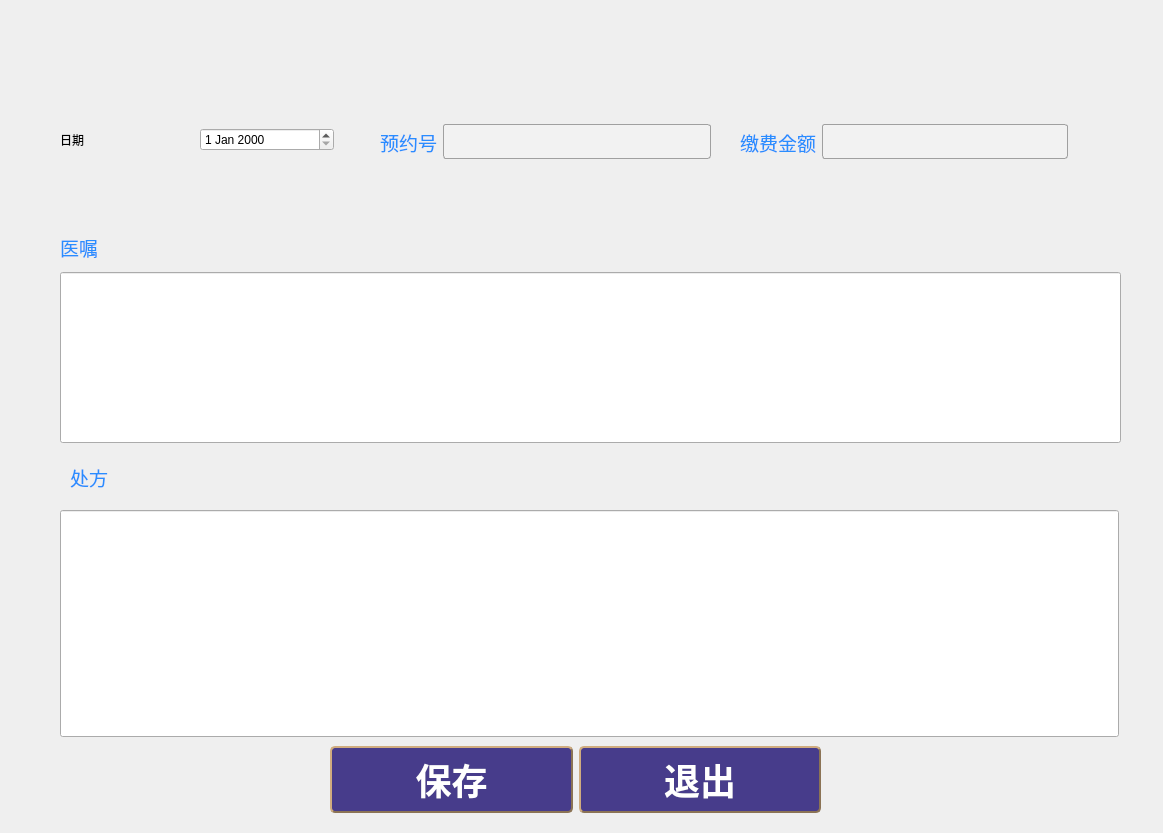
<?xml version="1.0" encoding="UTF-8"?>
<ui version="4.0">
 <class>doctorPAP</class>
 <widget class="QWidget" name="doctorPAP">
  <property name="geometry">
   <rect>
    <x>0</x>
    <y>0</y>
    <width>1163</width>
    <height>833</height>
   </rect>
  </property>
  <property name="windowTitle">
   <string>Form</string>
  </property>
  <widget class="QWidget" name="horizontalLayoutWidget">
   <property name="geometry">
    <rect>
     <x>740</x>
     <y>100</y>
     <width>328</width>
     <height>84</height>
    </rect>
   </property>
   <layout class="QHBoxLayout" name="horizontalLayout">
    <item>
     <widget class="QLabel" name="label_4">
      <property name="styleSheet">
       <string notr="true">* {
	outline: none; /* 去掉有焦点时的虚线 */
}

QDialog {
	background: #D6DBE9; /* 对话框背景色 */
}

QLabel {
	border: 0px solid #298DFF; /* 无边框 */
	border-radius: 3px; /* 边框圆角 */
	color: #298DFF; /* 文本颜色 */
	font-family: &quot;Microsoft YaHei&quot;; /* 文本字体族 */
	font-size: 14pt; /* 文本字体大小 */
}

QLabel:disabled { /* QLabel在禁用时的状态 */
	border: 1px solid #B4B4B4;
	background-color: #CDCDCD;
	color: #B4B4B4;
}

QLabel#PaddingLabel { /* 定义有Padding的QLabel，PaddingLabel为对象名，在QSS中为特定对象定制样式 */
	padding-left: 10px; /* 文本距离左边界有10px */
}

QLabel#ImageLabel { /* 定义有背景图片的QLabel，ImageLabel为对象名，在QSS中为特定对象定制样式 */
	border-image: url(&quot;:/Resource/original&quot;); /* 使用border-image可以自适应QLabel大小 */
	background-color: transparent; /* 不需要背景时可设为透明 */
}
</string>
      </property>
      <property name="text">
       <string>缴费金额</string>
      </property>
     </widget>
    </item>
    <item>
     <widget class="QLineEdit" name="money">
      <property name="styleSheet">
       <string notr="true">* {
	outline: none;
}

QDialog {
	background: #D6DBE9;
}

QLineEdit {
	border: 1px solid #A0A0A0; /* 边框宽度为1px，颜色为#A0A0A0 */
	border-radius: 3px; /* 边框圆角 */
	padding-left: 5px; /* 文本距离左边界有5px */
	background-color: #F2F2F2; /* 背景颜色 */
	color: #A0A0A0; /* 文本颜色 */
	selection-background-color: #A0A0A0; /* 选中文本的背景颜色 */
	selection-color: #F2F2F2; /* 选中文本的颜色 */
	font-family: &quot;Microsoft YaHei&quot;; /* 文本字体族 */
	font-size: 20pt; /* 文本字体大小 */
}

QLineEdit:hover { /* 鼠标悬浮在QLineEdit时的状态 */
	border: 1px solid #298DFF;
	border-radius: 3px;
	background-color: #F2F2F2;
	color: #298DFF;
	selection-background-color: #298DFF;
	selection-color: #F2F2F2;
}

QLineEdit[echoMode=&quot;2&quot;] { /* QLineEdit有输入掩码时的状态 */
	lineedit-password-character: 9679;
	lineedit-password-mask-delay: 2000;
}

QLineEdit:disabled { /* QLineEdit在禁用时的状态 */
	border: 1px solid #CDCDCD;
	background-color: #CDCDCD;
	color: #B4B4B4;
}

QLineEdit:read-only { /* QLineEdit在只读时的状态 */
	background-color: #CDCDCD;
	color: #F2F2F2;
}
</string>
      </property>
     </widget>
    </item>
   </layout>
  </widget>
  <widget class="QWidget" name="horizontalLayoutWidget_2">
   <property name="geometry">
    <rect>
     <x>330</x>
     <y>740</y>
     <width>491</width>
     <height>80</height>
    </rect>
   </property>
   <layout class="QHBoxLayout" name="horizontalLayout_2">
    <item>
     <widget class="QPushButton" name="save">
      <property name="styleSheet">
       <string notr="true">QPushButton
{
	background-color: #473C8B; /*背景色*/ 
	border-style: outset;
	border-width: 2px;
	border-radius:5px; /*边界圆滑*/
	border-color: #8B7355;
	font: bold 36px;
	min-width:2em;
	color:white; /*字体颜色*/
	font-family:华文新魏;
	padding: 5px;
}
 
QPushButton:hover
{
	background-color: rgb(0, 150, 0);
}
 
QPushButton:pressed
{
	background-color: #1E90FF; /*伪状态经过时背景色*/ 
	border-style: inset;
}
QPushButton:!enabled{
	background-color: rgb(100, 100, 100);
	border-style: inset;
}</string>
      </property>
      <property name="text">
       <string>保存</string>
      </property>
     </widget>
    </item>
    <item>
     <widget class="QPushButton" name="exit">
      <property name="styleSheet">
       <string notr="true">QPushButton
{
	background-color: #473C8B; /*背景色*/ 
	border-style: outset;
	border-width: 2px;
	border-radius:5px; /*边界圆滑*/
	border-color: #8B7355;
	font: bold 36px;
	min-width:2em;
	color:white; /*字体颜色*/
	font-family:华文新魏;
	padding: 5px;
}
 
QPushButton:hover
{
	background-color: rgb(0, 150, 0);
}
 
QPushButton:pressed
{
	background-color: #1E90FF; /*伪状态经过时背景色*/ 
	border-style: inset;
}
QPushButton:!enabled{
	background-color: rgb(100, 100, 100);
	border-style: inset;
}</string>
      </property>
      <property name="text">
       <string>退出</string>
      </property>
     </widget>
    </item>
   </layout>
  </widget>
  <widget class="QWidget" name="horizontalLayoutWidget_3">
   <property name="geometry">
    <rect>
     <x>60</x>
     <y>100</y>
     <width>274</width>
     <height>80</height>
    </rect>
   </property>
   <layout class="QHBoxLayout" name="horizontalLayout_3">
    <item>
     <widget class="QLabel" name="label">
      <property name="text">
       <string>日期</string>
      </property>
     </widget>
    </item>
    <item>
     <widget class="QDateEdit" name="date"/>
    </item>
   </layout>
  </widget>
  <widget class="QLabel" name="label_3">
   <property name="geometry">
    <rect>
     <x>60</x>
     <y>180</y>
     <width>1059</width>
     <height>134</height>
    </rect>
   </property>
   <property name="styleSheet">
    <string notr="true">* {
	outline: none; /* 去掉有焦点时的虚线 */
}

QDialog {
	background: #D6DBE9; /* 对话框背景色 */
}

QLabel {
	border: 0px solid #298DFF; /* 无边框 */
	border-radius: 3px; /* 边框圆角 */
	color: #298DFF; /* 文本颜色 */
	font-family: &quot;Microsoft YaHei&quot;; /* 文本字体族 */
	font-size: 14pt; /* 文本字体大小 */
}

QLabel:disabled { /* QLabel在禁用时的状态 */
	border: 1px solid #B4B4B4;
	background-color: #CDCDCD;
	color: #B4B4B4;
}

QLabel#PaddingLabel { /* 定义有Padding的QLabel，PaddingLabel为对象名，在QSS中为特定对象定制样式 */
	padding-left: 10px; /* 文本距离左边界有10px */
}

QLabel#ImageLabel { /* 定义有背景图片的QLabel，ImageLabel为对象名，在QSS中为特定对象定制样式 */
	border-image: url(&quot;:/Resource/original&quot;); /* 使用border-image可以自适应QLabel大小 */
	background-color: transparent; /* 不需要背景时可设为透明 */
}
</string>
   </property>
   <property name="text">
    <string>医嘱</string>
   </property>
  </widget>
  <widget class="QLineEdit" name="notice">
   <property name="geometry">
    <rect>
     <x>60</x>
     <y>272</y>
     <width>1061</width>
     <height>171</height>
    </rect>
   </property>
   <property name="styleSheet">
    <string notr="true">font: 18pt &quot;Ubuntu&quot;;</string>
   </property>
  </widget>
  <widget class="QLabel" name="label_2">
   <property name="geometry">
    <rect>
     <x>70</x>
     <y>450</y>
     <width>1059</width>
     <height>54</height>
    </rect>
   </property>
   <property name="styleSheet">
    <string notr="true">* {
	outline: none; /* 去掉有焦点时的虚线 */
}

QDialog {
	background: #D6DBE9; /* 对话框背景色 */
}

QLabel {
	border: 0px solid #298DFF; /* 无边框 */
	border-radius: 3px; /* 边框圆角 */
	color: #298DFF; /* 文本颜色 */
	font-family: &quot;Microsoft YaHei&quot;; /* 文本字体族 */
	font-size: 14pt; /* 文本字体大小 */
}

QLabel:disabled { /* QLabel在禁用时的状态 */
	border: 1px solid #B4B4B4;
	background-color: #CDCDCD;
	color: #B4B4B4;
}

QLabel#PaddingLabel { /* 定义有Padding的QLabel，PaddingLabel为对象名，在QSS中为特定对象定制样式 */
	padding-left: 10px; /* 文本距离左边界有10px */
}

QLabel#ImageLabel { /* 定义有背景图片的QLabel，ImageLabel为对象名，在QSS中为特定对象定制样式 */
	border-image: url(&quot;:/Resource/original&quot;); /* 使用border-image可以自适应QLabel大小 */
	background-color: transparent; /* 不需要背景时可设为透明 */
}
</string>
   </property>
   <property name="text">
    <string>处方</string>
   </property>
  </widget>
  <widget class="QLineEdit" name="order">
   <property name="geometry">
    <rect>
     <x>60</x>
     <y>510</y>
     <width>1059</width>
     <height>227</height>
    </rect>
   </property>
   <property name="styleSheet">
    <string notr="true">font: 18pt &quot;Ubuntu&quot;;</string>
   </property>
   <property name="text">
    <string/>
   </property>
  </widget>
  <widget class="QWidget" name="horizontalLayoutWidget_4">
   <property name="geometry">
    <rect>
     <x>380</x>
     <y>100</y>
     <width>331</width>
     <height>84</height>
    </rect>
   </property>
   <layout class="QHBoxLayout" name="horizontalLayout_4">
    <item>
     <widget class="QLabel" name="label_5">
      <property name="styleSheet">
       <string notr="true">* {
	outline: none; /* 去掉有焦点时的虚线 */
}

QDialog {
	background: #D6DBE9; /* 对话框背景色 */
}

QLabel {
	border: 0px solid #298DFF; /* 无边框 */
	border-radius: 3px; /* 边框圆角 */
	color: #298DFF; /* 文本颜色 */
	font-family: &quot;Microsoft YaHei&quot;; /* 文本字体族 */
	font-size: 14pt; /* 文本字体大小 */
}

QLabel:disabled { /* QLabel在禁用时的状态 */
	border: 1px solid #B4B4B4;
	background-color: #CDCDCD;
	color: #B4B4B4;
}

QLabel#PaddingLabel { /* 定义有Padding的QLabel，PaddingLabel为对象名，在QSS中为特定对象定制样式 */
	padding-left: 10px; /* 文本距离左边界有10px */
}

QLabel#ImageLabel { /* 定义有背景图片的QLabel，ImageLabel为对象名，在QSS中为特定对象定制样式 */
	border-image: url(&quot;:/Resource/original&quot;); /* 使用border-image可以自适应QLabel大小 */
	background-color: transparent; /* 不需要背景时可设为透明 */
}
</string>
      </property>
      <property name="text">
       <string>预约号</string>
      </property>
     </widget>
    </item>
    <item>
     <widget class="QLineEdit" name="number">
      <property name="styleSheet">
       <string notr="true">* {
	outline: none;
}

QDialog {
	background: #D6DBE9;
}

QLineEdit {
	border: 1px solid #A0A0A0; /* 边框宽度为1px，颜色为#A0A0A0 */
	border-radius: 3px; /* 边框圆角 */
	padding-left: 5px; /* 文本距离左边界有5px */
	background-color: #F2F2F2; /* 背景颜色 */
	color: #A0A0A0; /* 文本颜色 */
	selection-background-color: #A0A0A0; /* 选中文本的背景颜色 */
	selection-color: #F2F2F2; /* 选中文本的颜色 */
	font-family: &quot;Microsoft YaHei&quot;; /* 文本字体族 */
	font-size: 20pt; /* 文本字体大小 */
}

QLineEdit:hover { /* 鼠标悬浮在QLineEdit时的状态 */
	border: 1px solid #298DFF;
	border-radius: 3px;
	background-color: #F2F2F2;
	color: #298DFF;
	selection-background-color: #298DFF;
	selection-color: #F2F2F2;
}

QLineEdit[echoMode=&quot;2&quot;] { /* QLineEdit有输入掩码时的状态 */
	lineedit-password-character: 9679;
	lineedit-password-mask-delay: 2000;
}

QLineEdit:disabled { /* QLineEdit在禁用时的状态 */
	border: 1px solid #CDCDCD;
	background-color: #CDCDCD;
	color: #B4B4B4;
}

QLineEdit:read-only { /* QLineEdit在只读时的状态 */
	background-color: #CDCDCD;
	color: #F2F2F2;
}
</string>
      </property>
     </widget>
    </item>
   </layout>
  </widget>
 </widget>
 <resources/>
 <connections>
  <connection>
   <sender>exit</sender>
   <signal>clicked()</signal>
   <receiver>doctorPAP</receiver>
   <slot>close()</slot>
   <hints>
    <hint type="sourcelabel">
     <x>1255</x>
     <y>910</y>
    </hint>
    <hint type="destinationlabel">
     <x>687</x>
     <y>483</y>
    </hint>
   </hints>
  </connection>
 </connections>
</ui>
